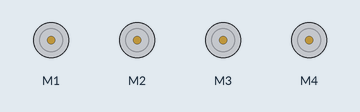
This sketch was run on a simulated Arduino Mega 2560, built with avr-gcc and run on an emulated ATmega2560. Shown: 4 × DC motor (green arrow = forward, orange = backward, longer = faster). No radio packets arrive unless stated.

Above: at 0.1 s.
At 1.1 s:
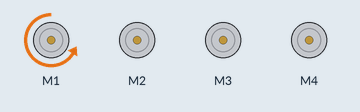
At 3.1 s:
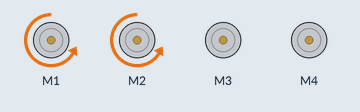
At 5.1 s:
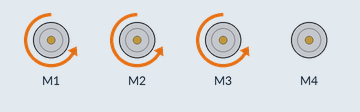
At 7.1 s:
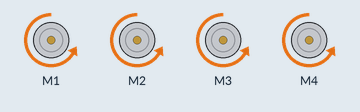
Timing chart, 0 to 8.6 s (numbered marks = the images above):
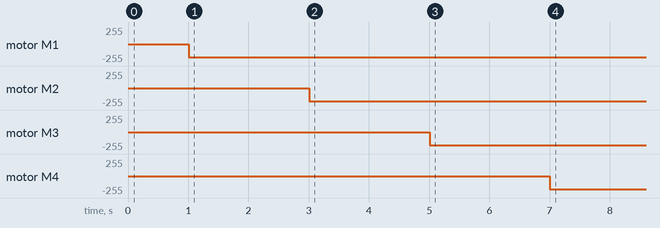

The sketch:

motor_shield_with_NRF2401_test_wheel.ino
```cpp
#include <SPI.h>
#include "RF24.h"
#include <AFMotor.h>

AF_DCMotor motor1(1, MOTOR12_1KHZ); // create motor #2, 64KHz pwm
AF_DCMotor motor2(2, MOTOR12_1KHZ); // create motor #2, 64KHz pwm
AF_DCMotor motor3(3, MOTOR34_1KHZ); // create motor #2, 64KHz pwm
AF_DCMotor motor4(4, MOTOR34_1KHZ); // create motor #2, 64KHz pwm

RF24 myRadio (48, 49);


byte addresses[][6] = {"0"};

char ReceivedString[100];
int i;
int X_Val=512,Y_Val=512,SW_Val;
char Rcv_X[4],Rcv_Y[4];
int X_Speed,Y_Speed;
double X_factor,Y_factor;

void setup()
{
  Serial.begin(115200);
  delay(1000);

  myRadio.begin();
  myRadio.setChannel(115);
  myRadio.setPALevel(RF24_PA_LOW);
  myRadio.setDataRate( RF24_250KBPS ) ;
  myRadio.openReadingPipe(1, addresses[0]);
  myRadio.startListening();

  motor1.setSpeed(200);     // set the speed to 200/255
  motor2.setSpeed(200);     // set the speed to 200/255
  motor3.setSpeed(200);     // set the speed to 200/255
  motor4.setSpeed(200);     // set the speed to 200/255
}


void loop()
{


      motor1.run(BACKWARD);
      delay(2000);
      motor2.run(BACKWARD);
      delay(2000);
      motor3.run(BACKWARD);
      delay(2000);
      motor4.run(BACKWARD);
      delay(2000);

 }
```

Measured:
- by itself, motor M1: stopped → backward 200/255 at 1.0 s
- by itself, motor M2: stopped → backward 200/255 at 3.0 s
- by itself, motor M3: stopped → backward 200/255 at 5.0 s
- by itself, motor M4: stopped → backward 200/255 at 7.0 s
